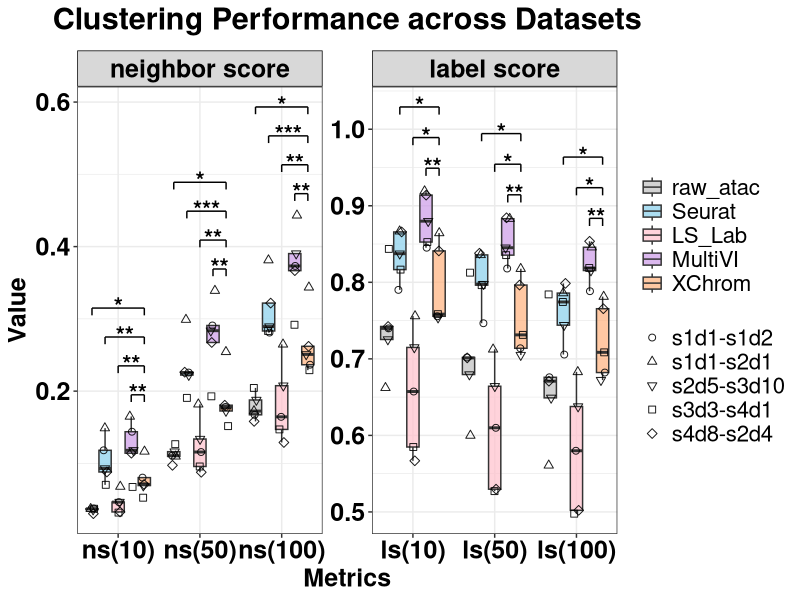
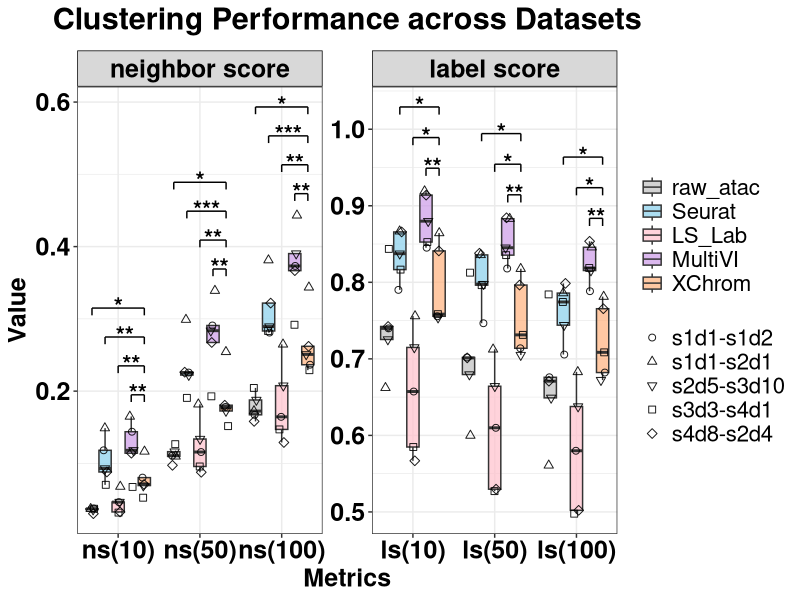

The R source for these figures, in order:
library(ggplot2)
library(readr)
library(dplyr)
library(tidyr)
library(purrr)
library(jsonlite)


df <- read_csv('test_r4_inter_method_nsls.csv')
r = 4

# Convert Metric & Method & Dataset to factor and specify the order
df$Metric <- factor(df$Metric, levels = c("ns(10)", "ns(50)", "ns(100)", 
                                          "ls(10)", "ls(50)", "ls(100)"))
df$Method <- factor(df$Method, levels = c('raw_atac',"Seurat", "LS_Lab", "MultiVI", "XChrom"))
df$Dataset<-factor(df$Dataset,levels = c('s1d1-s1d2','s1d1-s2d1','s2d5-s3d10','s3d3-s4d1','s4d8-s2d4'))
df %>%
  group_by(Metric, Method) %>%
  summarise(Dataset_Count = n_distinct(Dataset), .groups = "drop")

#################################### facet ######################################
#Add 2 new column to group ns(k=10,50,100) and ls(k=10,50,100),respectively

df <- df %>%
  mutate(MetricType = ifelse(grepl("ns", Metric), "neighbor score", "label score"))%>%
  mutate(MetricType = factor(MetricType, levels = c("neighbor score", "label score")))

perform_tests <- function(differences, digits_round = NULL, exact = FALSE, correct = TRUE) {
  d <- differences[is.finite(differences)]
  if (!is.null(digits_round)) d <- round(d, digits_round)
  
  n <- length(d)
  mean_d <- mean(d)
  sd_d <- sd(d)
  
  res <- list(
    p_value = NA_real_, test_method = "insufficient_n",
    estimate_diff = NA_real_, estimate_type = NA_character_, # (Mean diff / Pseudo-median)
    effect_size = NA_real_, effect_size_type = NA_character_, # (Cohen's d / Wilcoxon r)
    lower_ci = NA_real_, upper_ci = NA_real_
  )
  
  if (n < 2) return(res)
  
  if (sd_d == 0) {
    if (all(abs(d) < .Machine$double.eps)) {
      res$p_value <- 1; res$test_method <- "no-diff"
      res$estimate_diff <- 0; res$estimate_type <- "mean_diff"
      res$effect_size <- 0; res$effect_size_type <- "Cohen_d"
      res$lower_ci <- 0; res$upper_ci <- 0
      return(res)
    } else {
      k <- sum(d > 0); n_nonzero <- sum(d != 0)
      bt <- binom.test(k, n_nonzero, p = 0.5, alternative = "two.sided")
      res$p_value <- bt$p.value; res$test_method <- "Sign test (binom)"
      res$estimate_diff <- mean_d; res$estimate_type <- "mean_diff"
      res$effect_size <- k / n_nonzero; res$effect_size_type <- "Proportion_positive"
      res$lower_ci <- mean_d - qt(0.975, df = n-1) * (sd_d / sqrt(n))
      res$upper_ci <- mean_d + qt(0.975, df = n-1) * (sd_d / sqrt(n))
      return(res)
    }
  }
  
  shapiro_p <- if (n >= 3) {
    tryCatch(shapiro.test(d)$p.value, error = function(e) NA_real_)
  } else NA_real_
  
  if (!is.na(shapiro_p) && shapiro_p > 0.05) {
    # t-test
    tt <- t.test(d, mu = 0)
    res$p_value <- tt$p.value
    res$test_method <- "paired t-test"
    
    # Mean Difference
    res$estimate_diff <- tt$estimate[["mean of x"]] 
    res$estimate_type <- "Mean_Difference"
    
    # Cohen's d
    res$effect_size <- mean_d / sd_d  
    res$effect_size_type <- "Cohen_d"
    
    res$lower_ci <- tt$conf.int[1]
    res$upper_ci <- tt$conf.int[2]
  } else {
    # Wilcoxon
    wt <- suppressWarnings(tryCatch(
      wilcox.test(d, alternative = "two.sided", mu = 0, exact = FALSE, correct = TRUE, conf.int = TRUE),
      error = function(e) wilcox.test(d, alternative = "two.sided", mu = 0, exact = FALSE, correct = TRUE)
    ))
    
    res$p_value <- wt$p.value
    res$test_method <- "Wilcoxon signed-rank"
    
    # Pseudo-median
    if ("estimate" %in% names(wt)) {
      res$estimate_diff <- wt$estimate[["(pseudo)median"]] 
      res$estimate_type <- "Pseudo_median"
    } else {
      res$estimate_diff <- median(d)
      res$estimate_type <- "Median_Difference" # Fallback
    }
    
    # Wilcoxon r = Z / sqrt(N)
    z_val <- qnorm(wt$p.value / 2)
    res$effect_size <- abs(z_val) / sqrt(n)
    res$effect_size_type <- "Wilcoxon_r"
    
    if ("conf.int" %in% names(wt)) {
      res$lower_ci <- wt$conf.int[1]
      res$upper_ci <- wt$conf.int[2]
    } else {
      res$lower_ci <- mean_d - qt(0.975, df = n-1) * (sd_d / sqrt(n))
      res$upper_ci <- mean_d + qt(0.975, df = n-1) * (sd_d / sqrt(n))
    }
  }
  return(res)
}

df_wide <- df %>% 
  select(Dataset, Metric, MetricType, Method, Value) %>%
  pivot_wider(names_from = Method, values_from = Value)

methods_list <- levels(df$Method)
target_method <- "XChrom"
other_methods <- setdiff(methods_list, target_method)

#  (d <- df_m[[m1]] - df_m[[m2]]) 
pairs <- lapply(other_methods, function(m) c(target_method, m)) 
results_list <- list()

for(m in unique(df$Metric)) {
  m_type <- unique(df$MetricType[df$Metric == m])
  df_m <- df_wide %>% filter(Metric == m)
  
  for(p in pairs) {
    m1 <- p[1] 
    m2 <- p[2]
    
    if(m1 %in% colnames(df_m) && m2 %in% colnames(df_m)) {
      d <- df_m[[m1]] - df_m[[m2]]
      
      test_res <- perform_tests(d)
      n_val <- sum(!is.na(d))
      
      results_list[[length(results_list) + 1]] <- tibble(
        Metric = m,
        MetricType = m_type,
        Group1 = m1,
        Group2 = m2,
        N = n_val, 
        
        estimate_diff = test_res$estimate_diff, 
        estimate_type = test_res$estimate_type,
        lower_ci = test_res$lower_ci,  
        upper_ci = test_res$upper_ci,
        effect_size = test_res$effect_size,
        effect_size_type = test_res$effect_size_type,
        test_method = test_res$test_method,
        p_value = test_res$p_value
      )
    }
  }
}

pairwise_df <- bind_rows(results_list) %>%
  mutate(
    signif = case_when(
      p_value < 0.001 ~ "***",
      p_value < 0.01  ~ "**",
      p_value < 0.05  ~ "*",
      TRUE ~ "ns"
    )
  )
write_csv(pairwise_df, paste0('internsls','_t_wilcox_test.csv'))
sig_df <- pairwise_df %>% filter(signif != "ns")
metric_indices <- df %>% 
  distinct(MetricType, Metric) %>% 
  group_by(MetricType) %>% 
  arrange(Metric) %>% 
  mutate(metric_x = row_number()) %>% 
  ungroup()


k <- length(methods_list)
dodge_width <- 0.8
offsets <- seq(-dodge_width/2 + dodge_width/(2*k), dodge_width/2 - dodge_width/(2*k), length.out = k)
names(offsets) <- methods_list

metric_max <- df %>% group_by(Metric) %>% summarise(max_val = max(Value, na.rm = TRUE))


plot_sig_df <- sig_df %>%
  left_join(metric_indices, by = c("MetricType", "Metric")) %>%
  left_join(metric_max, by = "Metric") %>%
  mutate(
    x1_offset = offsets[Group1],
    x2_offset = offsets[Group2],
    x_min = metric_x + pmin(x1_offset, x2_offset),
    x_max = metric_x + pmax(x1_offset, x2_offset),
    dist = abs(x1_offset - x2_offset) 
  ) %>%
  arrange(MetricType, Metric, dist) %>%
  group_by(MetricType, Metric) %>%
  mutate(
    step = row_number(),
    y_pos = max_val + 0.03 + 0.04 * (step - 1), 
    y_tip = y_pos - 0.01 
  ) %>%
  ungroup()

p <- ggplot(df, aes(x = Metric, y = Value)) +
  geom_boxplot(aes(fill = Method), alpha = 0.7, outlier.shape = NA, position = position_dodge(width = dodge_width)) + 
  geom_jitter(
    aes(shape = Dataset, group = Method),
    position = position_jitterdodge(jitter.width = 0.2, dodge.width = dodge_width),
    size = 2, alpha = 0.9, color = "black"
  ) +
  scale_fill_manual(values = c('raw_atac' = 'grey', "Seurat" = "skyblue", 'LS_Lab' = "pink",
                               'MultiVI' = '#CC99E6', "XChrom" = "#FFB07C")) + 
  scale_shape_manual(
    values = c(
      "s1d1-s1d2" = 1,   
      "s1d1-s2d1" = 2,   
      "s4d8-s2d4" = 5,   
      "s3d3-s4d1" = 0,    
      "s2d5-s3d10" = 6    
    ))+
  scale_x_discrete(expand = expansion(add = c(0.5, 0.5))) +  
  guides(shape = guide_legend(order = 2), fill = guide_legend(order = 1)) +  
  facet_wrap(~MetricType, scales = "free") +
  theme_bw() +
  theme(
    axis.text.x = element_text(angle = 0, hjust = 0.5, size = 18, face = "bold", color = "black", margin = margin(t = 2)),
    axis.text.y = element_text(size = 18, face = "bold", color = "black"),
    axis.title = element_text(size = 18, color = "black", face = "bold"),
    legend.title = element_blank(),
    plot.title = element_text(hjust = 0.5, size = 22, face = "bold", margin = margin(b = 10)),
    legend.text = element_text(size = 16),
    strip.background = element_rect(fill = rgb(0.5, 0.5, 0.5, 0.3), color = "black", linewidth = 0.5), 
    strip.text = element_text(size = 18, face = "bold", color = "black")
  ) +
  labs(title = "Clustering Performance across Datasets", x = "Metrics", y = "Value")

if(nrow(plot_sig_df) > 0) {
  p <- p + 
    geom_segment(data = plot_sig_df, aes(x = x_min, xend = x_max, y = y_pos, yend = y_pos), inherit.aes = FALSE, linewidth = 0.5) +
    geom_segment(data = plot_sig_df, aes(x = x_min, xend = x_min, y = y_pos, yend = y_tip), inherit.aes = FALSE, linewidth = 0.5) +
    geom_segment(data = plot_sig_df, aes(x = x_max, xend = x_max, y = y_pos, yend = y_tip), inherit.aes = FALSE, linewidth = 0.5) +
    # 仅保留星号，不再显示具体 P 值
    geom_text(data = plot_sig_df, aes(x = (x_min + x_max)/2, y = y_pos - 0.01, label = signif), inherit.aes = FALSE, size = 6, vjust = 0, fontface = "bold") +
    scale_y_continuous(expand = expansion(mult = c(0.05, 0.05))) 
}

print(p)


ggsave(paste0("inter_method_nsls_r",r,'.pdf'), plot = last_plot(), 
       width = 12, height = 6, units = "in",dpi=300)
